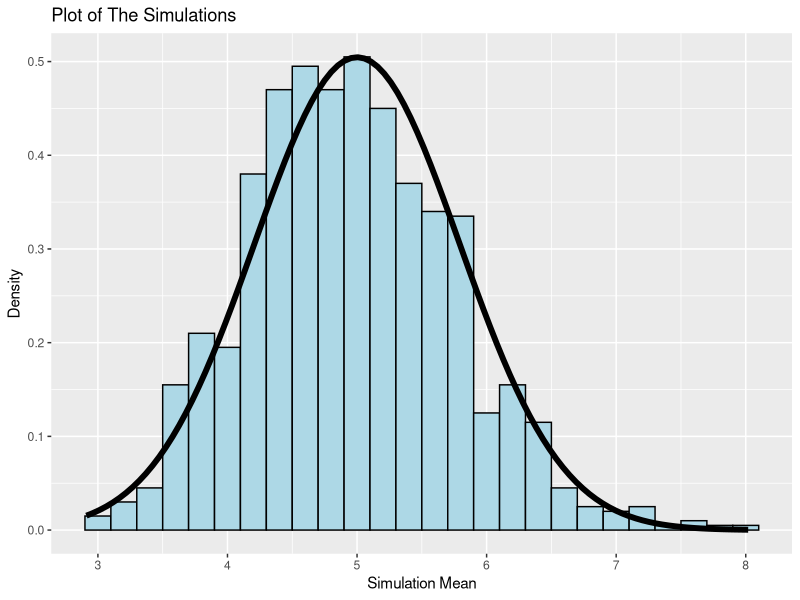

The R script that drew this image:
## ---- chunk 1
knitr::opts_chunk$set(echo = TRUE)
library(ggplot2)

## ---- chunk 2
lambda = 0.2
exponentials = 40
n = 1000
## ---- chunk 3
simMeans = NULL
for(i in 1:n) simMeans = c(simMeans, mean(rexp(exponentials,lambda)))
## ---- chunk 4
1/lambda
## ---- chunk 5
mean(simMeans)
## ---- chunk 6
abs(mean(simMeans) - 1/lambda)
## ---- chunk 7
(1/(lambda*sqrt(exponentials)))^2
## ---- chunk 8
var(simMeans)
## ---- chunk 9
abs(var(simMeans)-(1/(lambda*sqrt(exponentials)))^2)
## ---- chunk 10
ggplot(data.frame(simMeans), aes(x=simMeans)) +
  geom_histogram(aes(y=..density..), binwidth = 0.2, color = "black", fill = "light blue") +
  stat_function(fun=dnorm, args = list(mean = lambda^-1, sd=(lambda*sqrt(exponentials))^-1),size=2) +
  labs(
      title = "Plot of The Simulations", 
      x = "Simulation Mean",
      y = "Density"
  )
